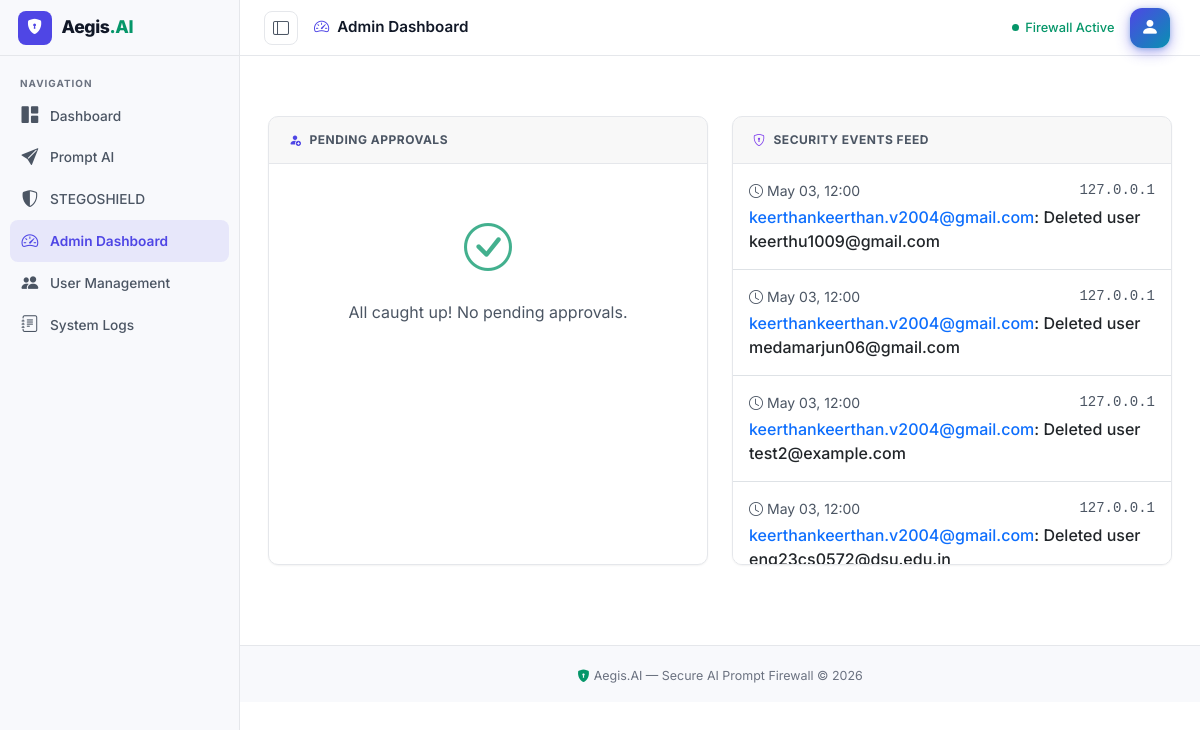
The page /admin-portal/ (signed in) on the database its author committed.
### users/models.py (models this page shows, shortened)
class AuditLog(models.Model):
    user = models.ForeignKey(settings.AUTH_USER_MODEL, on_delete=models.SET_NULL, null=True, blank=True)
    action = models.CharField(max_length=255)
    ip_address = models.GenericIPAddressField(null=True, blank=True)
    timestamp = models.DateTimeField(auto_now_add=True)
    details = models.TextField(blank=True, null=True)

class CustomUser(AbstractUser):
    INTERN = "INTERN"
    EMPLOYEE = "EMPLOYEE"
    ADMIN = "ADMIN"
    SUPER_ADMIN = "SUPER_ADMIN"
    ROLE_CHOICES = [
        (INTERN, "Intern"),
        (EMPLOYEE, "Employee"),
        (ADMIN, "Admin"),
        (SUPER_ADMIN, "Super Admin"),
    ]
    role = models.CharField(max_length=20, choices=ROLE_CHOICES, default=INTERN)
    email_verified = models.BooleanField(default=False)
    failed_login_attempts = models.PositiveIntegerField(default=0)
    account_locked_until = models.DateTimeField(blank=True, null=True)
    password_reset_token = models.CharField(max_length=64, blank=True, null=True)
    password_reset_token_created_at = models.DateTimeField(blank=True, null=True)
    is_approved = models.BooleanField(default=False)
    mfa_enabled = models.BooleanField(default=False)
    mfa_secret = models.CharField(max_length=32, blank=True, null=True)
    full_name = models.CharField(max_length=150, blank=True, default="")
    class Meta:
        verbose_name = "User"
        verbose_name_plural = "Users"
    def is_admin_role(self):
        return self.role in [self.ADMIN, self.SUPER_ADMIN]
    def is_employee_role(self):
        return self.role in [self.EMPLOYEE, self.ADMIN, self.SUPER_ADMIN]

### users/admin_views.py (the view)
# urls.py: path("admin-portal/", admin_views.admin_dashboard, name="admin_dashboard"),
@login_required
@user_passes_test(is_admin, login_url='/login/')
def admin_dashboard(request):
    approvals = EmployeeApproval.objects.filter(status="PENDING")
    recent_logs = AuditLog.objects.all().order_by('-timestamp')[:10]
    return render(request, "users/admin_dashboard.html", {
        "approvals": approvals,
        "recent_logs": recent_logs,
    })

### users/admin_views.py (called while the page is built)
def is_admin(user):
    return user.is_authenticated and user.is_admin_role()

### templates/users/admin_dashboard.html (shortened to what this page needs)
{% extends "base.html" %}
{% block page_title %}<i class="bi bi-speedometer2 me-2" style="color:var(--primary)"></i>Admin Dashboard{% endblock %}
{% block content %}
<div class="page-wrap fade-in">
  <div class="row g-4 mt-2 slide-up stagger-1">
    <div class="col-md-6">
      <div class="card h-100">
        <div class="card-header"><i class="bi bi-person-fill-add" style="color:var(--primary)"></i>Pending Approvals</div>
        <div class="card-body p-0">
          {% if approvals %}
          <div class="list-group list-group-flush">
            {% for approval in approvals %}
            <div class="list-group-item d-flex justify-content-between align-items-center py-3">
              <div>
                <h6 class="mb-1 fw-bold">{{ approval.user.full_name }}</h6>
                <small class="text-muted">{{ approval.user.email }}</small>
              </div>
              <form method="post" action="{% url 'admin_approve' approval.id %}" class="d-flex gap-2">
                {% csrf_token %}
                <button type="submit" name="action" value="approve" class="btn btn-sm btn-success px-3"><i class="bi bi-check2"></i> Approve</button>
                <button type="submit" name="action" value="reject" class="btn btn-sm btn-outline-danger px-3"><i class="bi bi-x-lg"></i> Reject</button>
              </form>
            </div>
            {% endfor %}
          </div>
          {% else %}
          <div class="text-center py-5">
            <i class="bi bi-check-circle text-success opacity-75" style="font-size: 3rem;"></i>
            <p class="mt-3 text-muted mb-0">All caught up! No pending approvals.</p>
          </div>
          {% endif %}
        </div>
      </div>
    </div>
    <div class="col-md-6">
      <div class="card h-100">
        <div class="card-header"><i class="bi bi-shield-lock" style="color:var(--violet)"></i>Security Events Feed</div>
        <div class="card-body p-0">
          <div class="list-group list-group-flush" style="max-height: 400px; overflow-y: auto;">
            {% for log in recent_logs %}
            <div class="list-group-item py-3">
              <div class="d-flex w-100 justify-content-between mb-1">
                <small class="text-muted"><i class="bi bi-clock me-1"></i>{{ log.timestamp|date:"M d, H:i" }}</small>
                <small class="text-muted font-monospace">{{ log.ip_address }}</small>
              </div>
              <p class="mb-0 fw-medium"><span class="text-primary">{{ log.user.email|default:"System" }}</span>: {{ log.action }}</p>
            </div>
            {% empty %}
            <div class="text-center py-4 text-muted">No recent security events.</div>
            {% endfor %}
          </div>
        </div>
      </div>
    </div>
  </div>
</div>
{% endblock %}

### static/css/style.css (style rules this page uses)
:root,[data-theme="light"] { --bg: #FFFFFF; --bg-1: #F8F9FC; --bg-2: #F1F3F9; --bg-card: #FFFFFF; --bg-glass: rgba(255,255,255,0.8); --bg-glass-h: rgba(241,243,249,0.9); --border: #E5E7EB; --border-b: #D1D5DB; --border-glow: rgba(79,70,229,0.25); --text: #111827; --text-2: #4B5563; --text-3: #6B7280; --primary: #4F46E5; --primary-d: #4338CA; --primary-l: #6366F1; --primary-g: rgba(79,70,229,0.1); --accent: #059669; --accent-g: rgba(5,150,105,0.08); --violet: #7C3AED; --cyan: #0891B2; --success: #059669; --danger: #DC2626; --warning: #D97706; --info: #2563EB; --success-g: rgba(5,150,105,0.08); --danger-g: rgba(220,38,38,0.08); --warning-g: rgba(217,119,6,0.08); --info-g: rgba(37,99,235,0.08); --shadow: 0 1px 3px rgba(0,0,0,0.08), 0 1px 2px rgba(0,0,0,0.06); --shadow-sm: 0 1px 2px rgba(0,0,0,0.05); --shadow-glow: 0 0 0 3px rgba(79,70,229,0.12); --r: 10px; --r-sm: 8px; --r-lg: 14px; --sidebar-w: 240px; --sidebar-c: 64px; --topbar-h: 56px; --ease: cubic-bezier(0.16,1,0.3,1); --t: all 0.15s ease; }
*,*::before,*::after { box-sizing:border-box;margin:0;padding:0 }
html { scroll-behavior:smooth }
body { font-family:'Inter',sans-serif; background:var(--bg); color:var(--text); min-height:100vh; -webkit-font-smoothing:antialiased; transition:background 0.2s ease,color 0.2s ease; }
.page-wrap { padding:1.75rem 1.75rem 3rem }
.card { background:var(--bg-card); border:1px solid var(--border); border-radius:var(--r); box-shadow:var(--shadow-sm); transition:var(--t); overflow:hidden; }
.card-header { padding:0.875rem 1.25rem; border-bottom:1px solid var(--border); display:flex;align-items:center;gap:0.5rem; font-size:0.75rem;font-weight:700; text-transform:uppercase;letter-spacing:0.5px;color:var(--text-2); }
.card-body { padding:1.25rem }
.slide-up { opacity:0;animation:fadeInUp 0.6s var(--ease) forwards }
.fade-in { opacity:0;animation:fadeIn 0.8s ease forwards }
.stagger-1 { animation-delay:0.08s }
.text-muted { color:var(--text-2)!important }
.text-success { color:var(--success)!important }

### rows shown on the page
AuditLog: timestamp "May 03, 12:00", ip_address "127.0.0.1", user.email "keerthankeerthan.v2004@gmail.com", action "Deleted user keerthu1009@gmail.com"
AuditLog: timestamp "May 03, 12:00", ip_address "127.0.0.1", user.email "keerthankeerthan.v2004@gmail.com", action "Deleted user medamarjun06@gmail.com"
AuditLog: timestamp "May 03, 12:00", ip_address "127.0.0.1", user.email "keerthankeerthan.v2004@gmail.com", action "Deleted user test2@example.com"
AuditLog: timestamp "May 03, 12:00", ip_address "127.0.0.1", user.email "keerthankeerthan.v2004@gmail.com", action "Deleted user eng23cs0572@dsu.edu.in"
